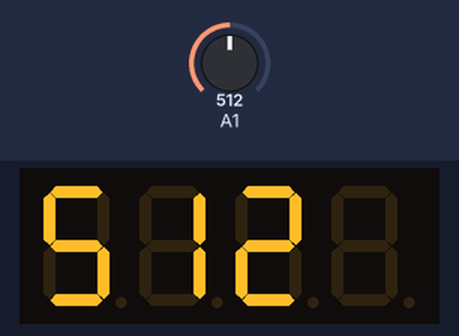
The sketch below on a simulated ATtiny85, built with avr-gcc and run on an emulated ATtiny85. Parts: 4-digit seven-segment display. Inputs (shaded band) come from the test bench; at power-on: A1 = 512.

Above: at 2.3 s.
2.4 s: A1 set to 716
At 2.7 s:
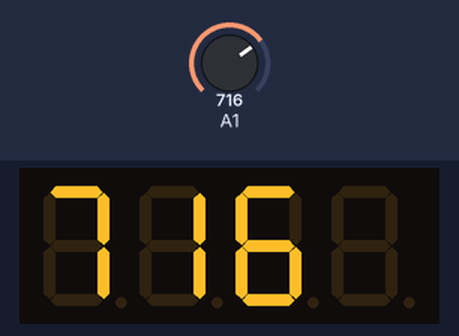
3.9 s: A1 set to 900
At 4.8 s:
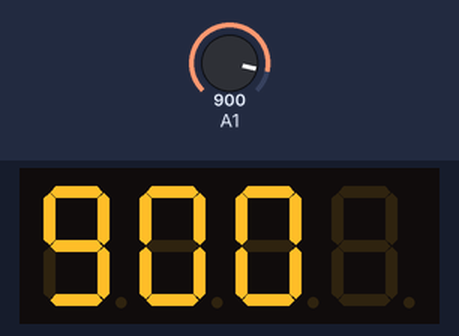
5.4 s: A1 set to 1023
At 6.8 s:
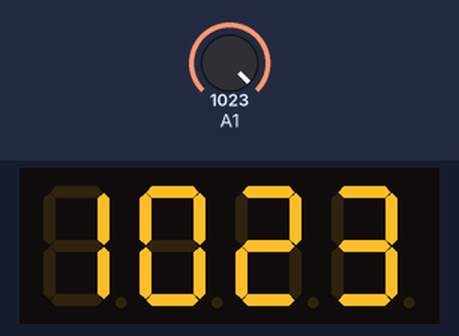
Timing chart, 0 to 8.4 s (numbered marks = the images above; inputs shaded):
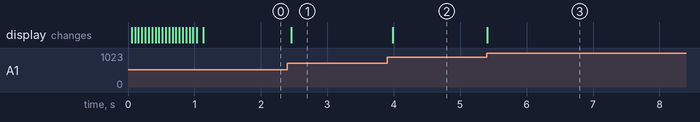

The sketch:

analog_read_to_4led_7seg.ino
```cpp
/*
	Basic usage example

	Demonstrated some of the basic functionality of the library. Initialize the display, set the backlight brightness, print some text, count from 0 to 100 and print on display and blink some text.

  Note: make sure to set your serial monitor to line end: NEW LINE!

	The circuit:
  * connect TM1637 pin CLK to Arduino pin D4
  * connect TM1637 pin DIO to Arduino pin D5
  * connect TM1637 pin Vcc to Arduino pin 5V
  * connect TM1637 pin GND to Arduino pin GND

	Created 25 September 2015
	By Bram Harmsen

	https://github.com/bremme/arduino-tm1637

*/

// include the SevenSegmentTM1637 library
#include "SevenSegmentTM1637.h"

/* initialize global TM1637 Display object
*  The constructor takes two arguments, the number of the clock pin and the digital output pin:
* SevenSegmentTM1637(byte pinCLK, byte pinDIO);
*/
const byte PIN_CLK = 3;   // define CLK pin (any digital pin)
const byte PIN_DIO = 4;   // define DIO pin (any digital pin)
SevenSegmentTM1637    display(PIN_CLK, PIN_DIO);
// run setup code
void setup() {
  display.begin();            // initializes the display
  display.setBacklight(100);  // set the brightness to 100 %
  display.print("ON");      // display INIT on the display
  delay(100);        // delay in between reads for stability
};

// run loop (forever)
void loop() {
  int sensorValue = analogRead(A1);
  display.print(sensorValue);                   // display loop counter
  delay(100);        // delay in between reads for stability
};
```

Measured:
- after the input at 2.4 s, the display: changes after 0.06 s (image 1)
- after the input at 3.9 s, the display: changes after 0.08 s (image 2)
- after the input at 5.4 s, the display: changes at once (image 3)
